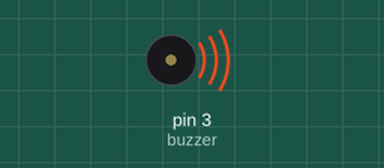
This sketch was run on a simulated Arduino Uno, built with avr-gcc and run on an emulated ATmega328P. Parts: buzzer (waves = sounding).

Above: at 0.43 s.
At 12.06 s:
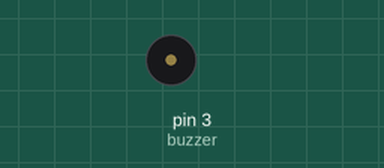
Timing chart, 0 to 22.8 s (numbered marks = the images above):
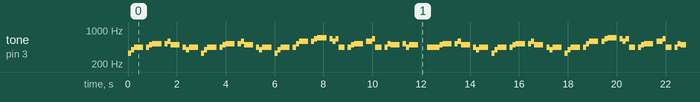

Measured:
- by itself, tone on pin 3 (buzzer): plays 330 Hz for 0.13 s, 392 Hz for 0.13 s, 440 Hz for 0.38 s, 440 Hz for 0.13 s, 494 Hz for 0.13 s, 523 Hz for 0.38 s … (453 notes in this stretch)

The sketch:

PiratesoftheCarribeanBuzz.ino
```cpp
const int buzzer = 3; //Define pin 10, can use other PWM pins  (5,6 or 9)
                       //Note pins 3 and 11 can't be used when using the tone function in Arduino Uno
const int songspeed = 1.5; //Change to 2 for a slower version of the song, the bigger the number the slower the song

#define NOTE_C4  262   //Defining note frequency
#define NOTE_D4  294
#define NOTE_E4  330
#define NOTE_F4  349
#define NOTE_G4  392
#define NOTE_A4  440
#define NOTE_B4  494
#define NOTE_C5  523
#define NOTE_D5  587
#define NOTE_E5  659
#define NOTE_F5  698
#define NOTE_G5  784
#define NOTE_A5  880
#define NOTE_B5  988

int notes[] =
{       //Note of the song, 0 is a rest/pulse
   NOTE_E4, NOTE_G4, NOTE_A4, NOTE_A4, 0,
   NOTE_A4, NOTE_B4, NOTE_C5, NOTE_C5, 0,
   NOTE_C5, NOTE_D5, NOTE_B4, NOTE_B4, 0,
   NOTE_A4, NOTE_G4, NOTE_A4, 0,

   NOTE_E4, NOTE_G4, NOTE_A4, NOTE_A4, 0,
   NOTE_A4, NOTE_B4, NOTE_C5, NOTE_C5, 0,
   NOTE_C5, NOTE_D5, NOTE_B4, NOTE_B4, 0,
   NOTE_A4, NOTE_G4, NOTE_A4, 0,

   NOTE_E4, NOTE_G4, NOTE_A4, NOTE_A4, 0,
   NOTE_A4, NOTE_C5, NOTE_D5, NOTE_D5, 0,
   NOTE_D5, NOTE_E5, NOTE_F5, NOTE_F5, 0,
   NOTE_E5, NOTE_D5, NOTE_E5, NOTE_A4, 0,

   NOTE_A4, NOTE_B4, NOTE_C5, NOTE_C5, 0,
   NOTE_D5, NOTE_E5, NOTE_A4, 0,
   NOTE_A4, NOTE_C5, NOTE_B4, NOTE_B4, 0,
   NOTE_C5, NOTE_A4, NOTE_B4, 0,

   NOTE_A4, NOTE_A4,
   //Repeat of first part
   NOTE_A4, NOTE_B4, NOTE_C5, NOTE_C5, 0,
   NOTE_C5, NOTE_D5, NOTE_B4, NOTE_B4, 0,
   NOTE_A4, NOTE_G4, NOTE_A4, 0,

   NOTE_E4, NOTE_G4, NOTE_A4, NOTE_A4, 0,
   NOTE_A4, NOTE_B4, NOTE_C5, NOTE_C5, 0,
   NOTE_C5, NOTE_D5, NOTE_B4, NOTE_B4, 0,
   NOTE_A4, NOTE_G4, NOTE_A4, 0,

   NOTE_E4, NOTE_G4, NOTE_A4, NOTE_A4, 0,
   NOTE_A4, NOTE_C5, NOTE_D5, NOTE_D5, 0,
   NOTE_D5, NOTE_E5, NOTE_F5, NOTE_F5, 0,
   NOTE_E5, NOTE_D5, NOTE_E5, NOTE_A4, 0,

   NOTE_A4, NOTE_B4, NOTE_C5, NOTE_C5, 0,
   NOTE_D5, NOTE_E5, NOTE_A4, 0,
   NOTE_A4, NOTE_C5, NOTE_B4, NOTE_B4, 0,
   NOTE_C5, NOTE_A4, NOTE_B4, 0,
   //End of Repeat

   NOTE_E5, 0, 0, NOTE_F5, 0, 0,
   NOTE_E5, NOTE_E5, 0, NOTE_G5, 0, NOTE_E5, NOTE_D5, 0, 0,
   NOTE_D5, 0, 0, NOTE_C5, 0, 0,
   NOTE_B4, NOTE_C5, 0, NOTE_B4, 0, NOTE_A4,

   NOTE_E5, 0, 0, NOTE_F5, 0, 0,
   NOTE_E5, NOTE_E5, 0, NOTE_G5, 0, NOTE_E5, NOTE_D5, 0, 0,
   NOTE_D5, 0, 0, NOTE_C5, 0, 0,
   NOTE_B4, NOTE_C5, 0, NOTE_B4, 0, NOTE_A4
};
//*****************************************
int duration[] = {         //duration of each note (in ms) Quarter Note is set to 250 ms
  125, 125, 250, 125, 125,
  125, 125, 250, 125, 125,
  125, 125, 250, 125, 125,
  125, 125, 375, 125,

  125, 125, 250, 125, 125,
  125, 125, 250, 125, 125,
  125, 125, 250, 125, 125,
  125, 125, 375, 125,

  125, 125, 250, 125, 125,
  125, 125, 250, 125, 125,
  125, 125, 250, 125, 125,
  125, 125, 125, 250, 125,

  125, 125, 250, 125, 125,
  250, 125, 250, 125,
  125, 125, 250, 125, 125,
  125, 125, 375, 375,

  250, 125,
  //Rpeat of First Part
  125, 125, 250, 125, 125,
  125, 125, 250, 125, 125,
  125, 125, 375, 125,

  125, 125, 250, 125, 125,
  125, 125, 250, 125, 125,
  125, 125, 250, 125, 125,
  125, 125, 375, 125,

  125, 125, 250, 125, 125,
  125, 125, 250, 125, 125,
  125, 125, 250, 125, 125,
  125, 125, 125, 250, 125,

  125, 125, 250, 125, 125,
  250, 125, 250, 125,
  125, 125, 250, 125, 125,
  125, 125, 375, 375,
  //End of Repeat

  250, 125, 375, 250, 125, 375,
  125, 125, 125, 125, 125, 125, 125, 125, 375,
  250, 125, 375, 250, 125, 375,
  125, 125, 125, 125, 125, 500,

  250, 125, 375, 250, 125, 375,
  125, 125, 125, 125, 125, 125, 125, 125, 375,
  250, 125, 375, 250, 125, 375,
  125, 125, 125, 125, 125, 500
};

void setup()
{
}

void loop()
{
  for (int i = 0; i < 203; i++)
  {
    int wait = duration[i] * songspeed;
    tone(buzzer,notes[i],wait);
    delay(wait);
  }
}
```
